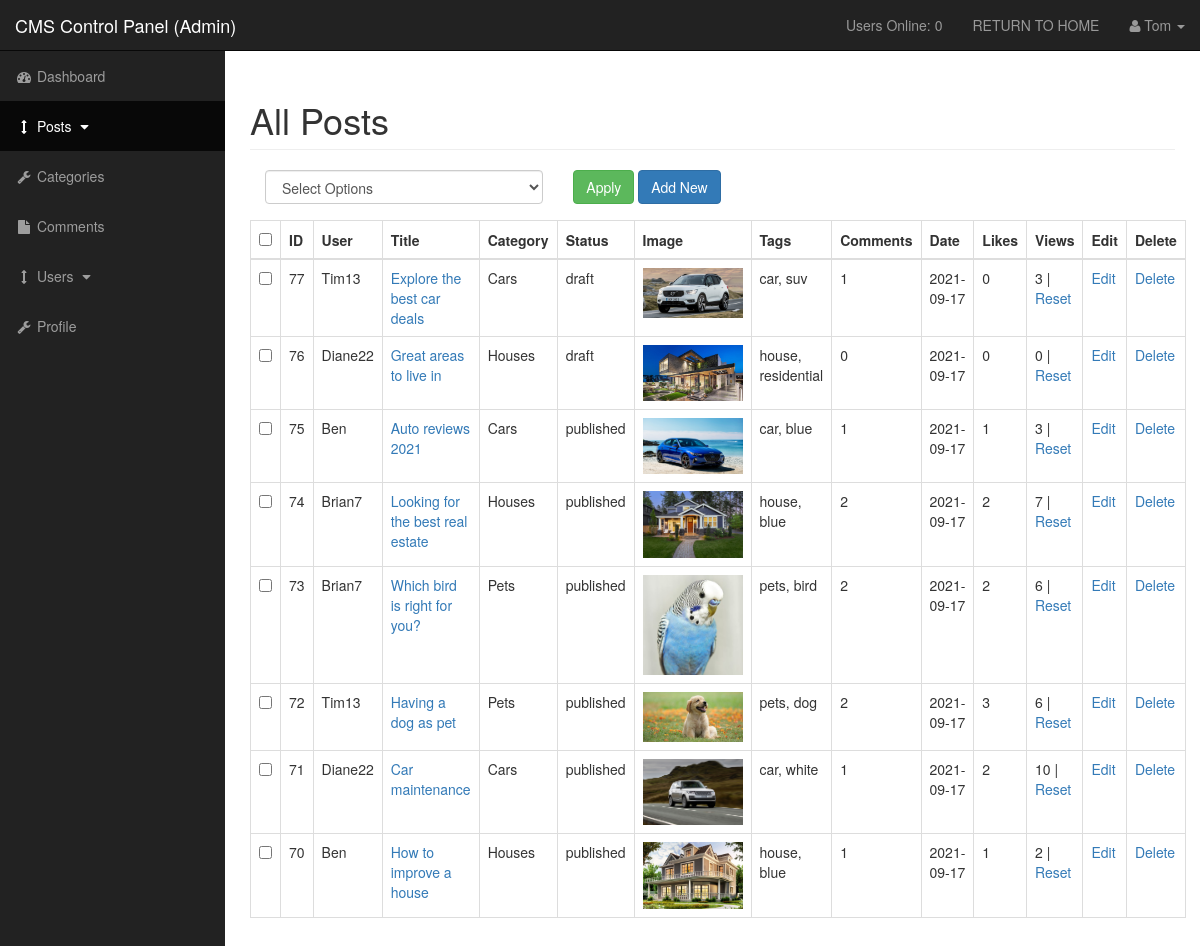
The app's page /cms/admin/posts.php (signed in) with its own data.
### tables this page shows
CREATE TABLE `posts` (
  `post_id` int(3) NOT NULL,
  `post_category_id` int(3) NOT NULL,
  `post_title` varchar(255) NOT NULL,
  `post_user_id` int(11) NOT NULL,
  `post_user` varchar(255) NOT NULL,
  `post_date` date NOT NULL,
  `post_image` text NOT NULL,
  `post_content` text NOT NULL,
  `post_tags` varchar(255) NOT NULL,
  `post_comment_count` int(11) NOT NULL,
  `post_status` varchar(255) NOT NULL DEFAULT 'draft',
  `post_views` int(11) NOT NULL,
  `post_likes` int(11) NOT NULL
);

CREATE TABLE `categories` (
  `cat_id` int(3) NOT NULL,
  `cat_title` varchar(255) NOT NULL
);

### cms/admin/functions.php (called while the page is built, shortened)
<?php
function isAdmin()
{
    if (isset($_SESSION['user_role'])) {
        if ($_SESSION['user_role'] == 'admin') {
            return true;
        } else {
            return false;
        }
    } else {
        return false;
    }
}
?>

### cms/admin/includes/view_all_posts.php (the view, shortened to what this page needs)
<?php $my_id = $_SESSION['id'] ?>
<form action="" method='post'>
    <table class='table table-bordered table-hover'>
        <div id="bulkOptionsContainer">
            <div class='col-xs-4'>
                <select class='form-control' name="bulk_options" id="">
                    <option value="">Select Options</option>
                </select>
            </div>
            <div class='col-xs-4'>
                <input type="submit" , name='submit' , class='btn btn-success' value='Apply'>
                <a href="posts.php?source=add_post" class='btn btn-primary'>Add New</a>
            </div>
        </div>
        <thead>
            <tr>
                <th><input type="checkbox" id='selectAllBoxes'></th>
                <th>ID</th>
                <?php if (isAdmin()) : ?>
                    <th>User</th>
                <?php endif; ?>
                <th>Title</th>
                <th>Category</th>
                <th>Status</th>
                <th>Image</th>
                <th>Tags</th>
                <th>Comments</th>
                <th>Date</th>
                <th>Likes</th>
                <th>Views</th>
                <th>Edit</th>
                <th>Delete</th>
            </tr>
        </thead>
        <tbody>
            <?php
            if (isAdmin()) {
                $query = "SELECT * FROM posts ORDER BY post_id DESC";
            } else {
                $query = "SELECT * FROM posts WHERE post_user_id = {$my_id} ORDER BY post_id DESC";
            }
            $get_posts = mysqli_query($connection, $query);
            while ($row = mysqli_fetch_assoc($get_posts)) {
                $post_id = $row['post_id'];
                $post_user = $row['post_user'];
                $post_title = $row['post_title'];
                $post_category_id = $row['post_category_id'];
                $post_status = $row['post_status'];
                $post_image = $row['post_image'];
                $post_tags = $row['post_tags'];
                $post_date = $row['post_date'];
                $post_views = $row['post_views'];
                $post_likes = $row['post_likes'];
                echo "<tr>";
                echo "<td><input type='checkbox' class='checkBoxes' name='checkBoxArray[]' value='{$post_id}'></td>";
                echo "<td>{$post_id}</td>";
                if (isAdmin()) {
                    echo "<td>{$post_user}</td>";
                }
                echo "<td><a href='../post.php?p_id={$post_id}'>{$post_title}</a></td>";
                $query = "SELECT * FROM categories WHERE cat_id = {$post_category_id}";
                $get_cat = mysqli_query($connection, $query);
                if (mysqli_num_rows($get_cat) < 1) {
                    $cat_title = 'No Category';
                } else {
                    $cat_title = mysqli_fetch_assoc($get_cat)['cat_title'];
                }
                echo "<td>{$cat_title}</td>";
                echo "<td>{$post_status}</td>";
                echo "<td><img width='100' src='../images/{$post_image}' alt='post_image'></td>";
                echo "<td>{$post_tags}</td>";
                $comment_query = "SELECT * FROM comments where comment_post_id = {$post_id}";
                $result = mysqli_query($connection, $comment_query);
                $num_comments = mysqli_num_rows($result);
                echo "<td>{$num_comments}</td>";
                echo "<td>{$post_date}</td>";
                echo "<td>{$post_likes}</td>";
                echo "<td>{$post_views} | <a href='posts.php?reset_views={$post_id}'>Reset</a></td>";
                echo "<td><a href='posts.php?source=edit_post&p_id={$post_id}'>Edit</a></td>";
                echo "<td><a href='javascript:void(0)' rel='{$post_id}' class='delete_link'>Delete</a></td>";
                echo "</tr>";
            }
            ?>
        </tbody>
    </table>
</form>

### cms/admin/css/sb-admin.css (style rules this page uses)
body { margin-top: 100px; background-color: #222; }
@media (min-width:768px) { body { margin-top: 50px; } }
#bulkOptionsContainer { padding-bottom: 50px; }

### records on screen
posts: post_id "77", post_user "Tim13", post_title "Explore the best car deals", categories.cat_title "Cars", post_status "draft", post_image (picture), post_tags "car, suv", num_comments "1", post_date "2021-09-17", post_likes "0", post_views "3"
posts: post_id "76", post_user "Diane22", post_title "Great areas to live in", categories.cat_title "Houses", post_status "draft", post_image (picture), post_tags "house, residential", num_comments "0", post_date "2021-09-17", post_likes "0", post_views "0"
posts: post_id "75", post_user "Ben", post_title "Auto reviews 2021", categories.cat_title "Cars", post_status "published", post_image (picture), post_tags "car, blue", num_comments "1", post_date "2021-09-17", post_likes "1", post_views "3"
posts: post_id "74", post_user "Brian7", post_title "Looking for the best real estate", categories.cat_title "Houses", post_status "published", post_image (picture), post_tags "house, blue", num_comments "2", post_date "2021-09-17", post_likes "2", post_views "7"
posts: post_id "73", post_user "Brian7", post_title "Which bird is right for you?", categories.cat_title "Pets", post_status "published", post_image (picture), post_tags "pets, bird", num_comments "2", post_date "2021-09-17", post_likes "2", post_views "6"
posts: post_id "72", post_user "Tim13", post_title "Having a dog as pet", categories.cat_title "Pets", post_status "published", post_image (picture), post_tags "pets, dog", num_comments "2", post_date "2021-09-17", post_likes "3", post_views "6"
posts: post_id "71", post_user "Diane22", post_title "Car maintenance", categories.cat_title "Cars", post_status "published", post_image (picture), post_tags "car, white", num_comments "1", post_date "2021-09-17", post_likes "2", post_views "10"
posts: post_id "70", post_user "Ben", post_title "How to improve a house", categories.cat_title "Houses", post_status "published", post_image (picture), post_tags "house, blue", num_comments "1", post_date "2021-09-17", post_likes "1", post_views "2"

### other values on screen
$_SESSION['user_role'] "Admin"
usersOnline() "0"
$_SESSION['username'] "Tom"
